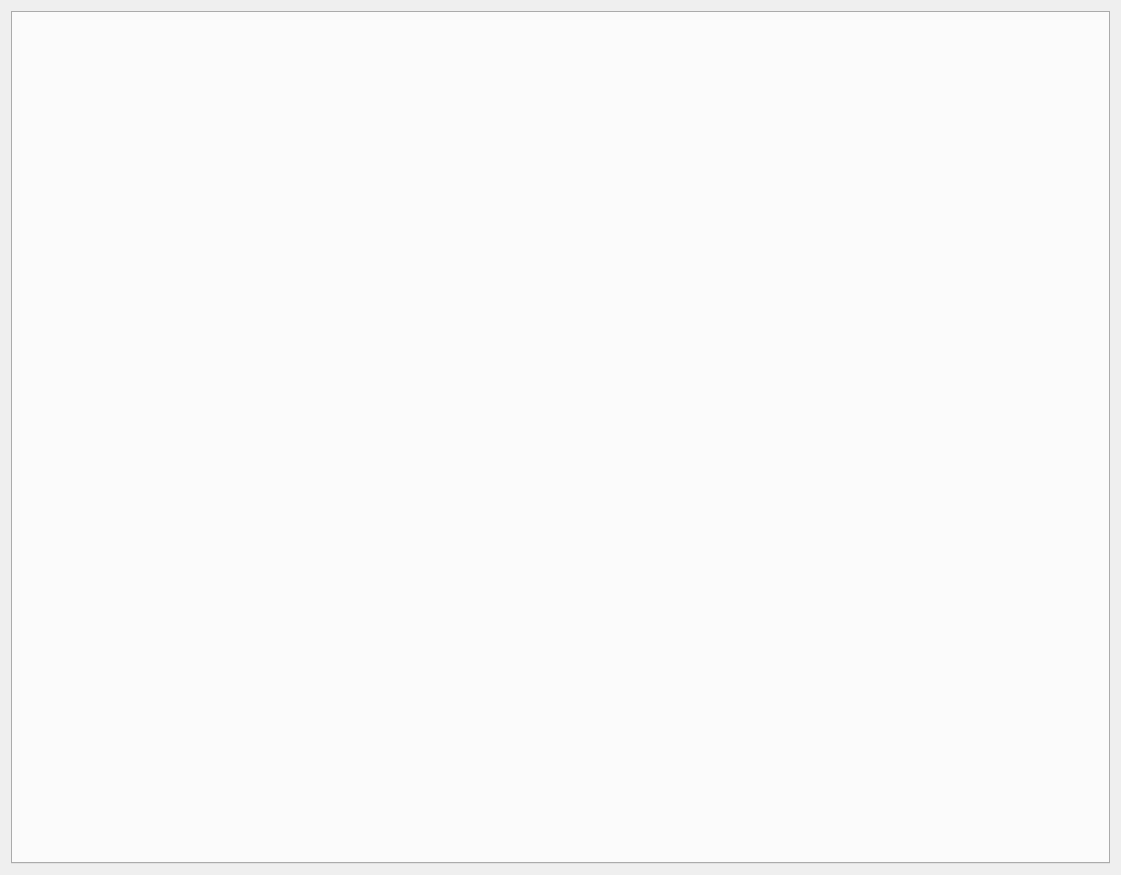
<?xml version="1.0" encoding="UTF-8"?>
<ui version="4.0">
 <class>MainWindow</class>
 <widget class="QMainWindow" name="MainWindow">
  <property name="geometry">
   <rect>
    <x>0</x>
    <y>0</y>
    <width>1121</width>
    <height>875</height>
   </rect>
  </property>
  <property name="windowTitle">
   <string>MainWindow</string>
  </property>
  <property name="whatsThis">
   <string>&lt;html&gt;&lt;head/&gt;&lt;body&gt;&lt;p&gt;aa&lt;/p&gt;&lt;p&gt;&lt;br/&gt;&lt;/p&gt;&lt;/body&gt;&lt;/html&gt;</string>
  </property>
  <widget class="QWidget" name="centralWidget">
   <layout class="QVBoxLayout" name="verticalLayout">
    <item>
     <widget class="QTabWidget" name="onglets">
      <property name="font">
       <font>
        <pointsize>20</pointsize>
        <weight>75</weight>
        <bold>true</bold>
       </font>
      </property>
      <property name="styleSheet">
       <string notr="true"/>
      </property>
      <property name="currentIndex">
       <number>-1</number>
      </property>
     </widget>
    </item>
   </layout>
  </widget>
 </widget>
 <layoutdefault spacing="6" margin="11"/>
 <resources/>
 <connections/>
</ui>
